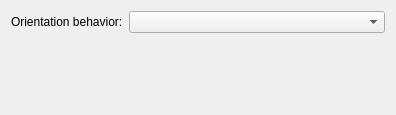
<?xml version="1.0" encoding="UTF-8"?>
<ui version="4.0">
 <class>QmakeProjectManager::Internal::MobileAppWizardGenericOptionsPage</class>
 <widget class="QWizardPage" name="QmakeProjectManager::Internal::MobileAppWizardGenericOptionsPage">
  <property name="geometry">
   <rect>
    <x>0</x>
    <y>0</y>
    <width>396</width>
    <height>115</height>
   </rect>
  </property>
  <property name="windowTitle">
   <string>WizardPage</string>
  </property>
  <layout class="QVBoxLayout" name="verticalLayout">
   <item>
    <layout class="QHBoxLayout" name="horizontalLayout">
     <item>
      <widget class="QLabel" name="orientationBehaviorLabel">
       <property name="sizePolicy">
        <sizepolicy hsizetype="Maximum" vsizetype="Preferred">
         <horstretch>0</horstretch>
         <verstretch>0</verstretch>
        </sizepolicy>
       </property>
       <property name="text">
        <string>Orientation behavior:</string>
       </property>
       <property name="buddy">
        <cstring>orientationBehaviorComboBox</cstring>
       </property>
      </widget>
     </item>
     <item>
      <widget class="QComboBox" name="orientationBehaviorComboBox"/>
     </item>
    </layout>
   </item>
   <item>
    <spacer name="verticalSpacer">
     <property name="orientation">
      <enum>Qt::Vertical</enum>
     </property>
     <property name="sizeHint" stdset="0">
      <size>
       <width>20</width>
       <height>66</height>
      </size>
     </property>
    </spacer>
   </item>
  </layout>
 </widget>
 <resources/>
 <connections/>
</ui>
